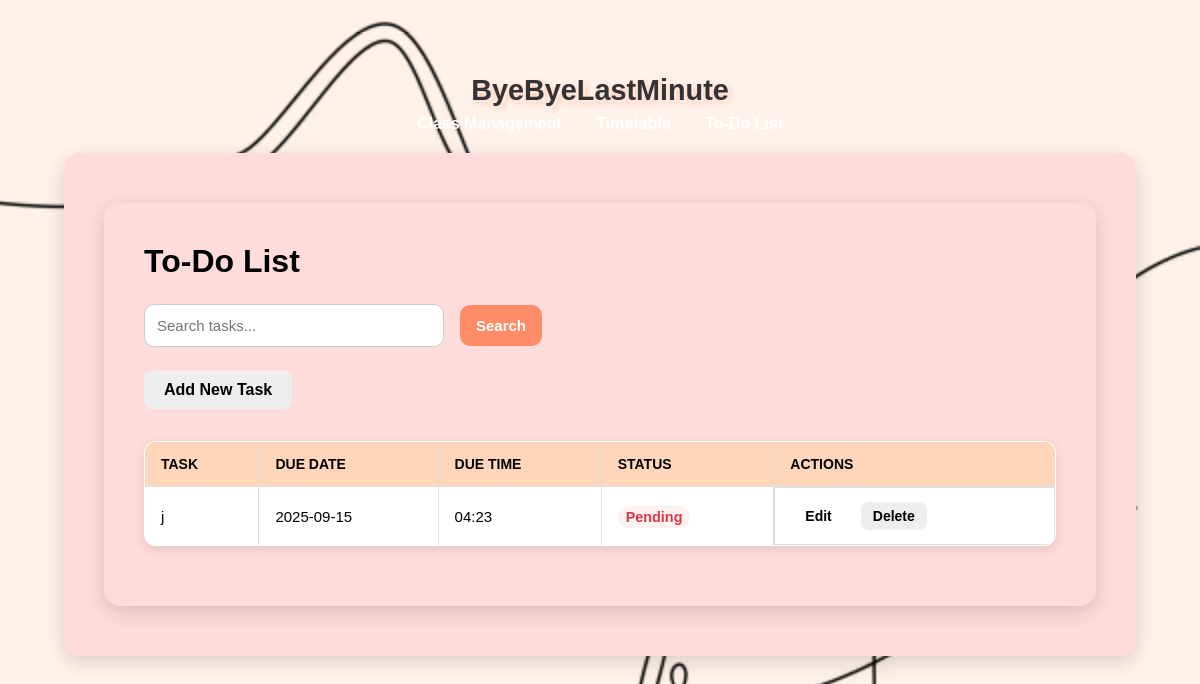
The app's page /todos, older data.
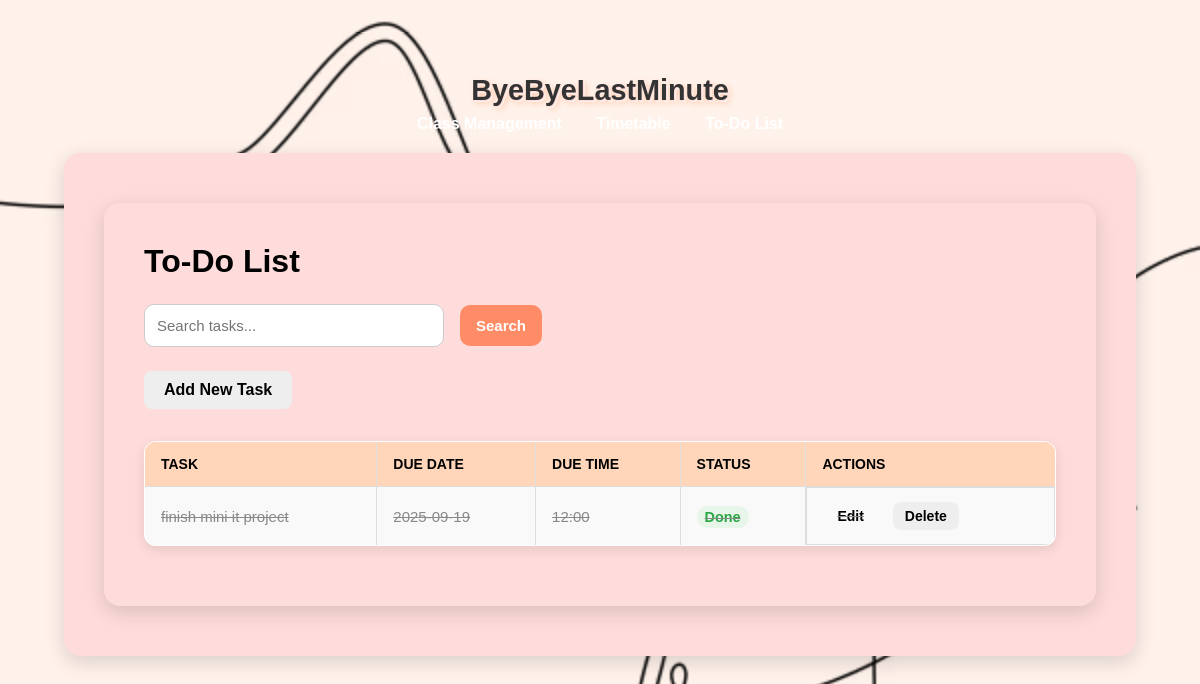
The same page, newer data.
### tables this page shows
CREATE TABLE todos (
                id INTEGER PRIMARY KEY AUTOINCREMENT,
                task TEXT NOT NULL,
                due_date TEXT NOT NULL,
                is_done INTEGER DEFAULT 0
            , due_time TEXT);

### app.py (the view)
@app.route("/todos")
def todos():
    search_query = request.args.get("q", "").strip()
    if search_query:
        with get_db_connection() as conn:
            rows = conn.execute(
                "SELECT * FROM todos WHERE task LIKE ? ORDER BY due_date",
                (f"%{search_query}%",)
            ).fetchall()
            todos_filtered = [Todo(**dict(r)) for r in rows]
        return render_template("todos.html", todos=todos_filtered, search_query=search_query)
    else:
        all_todos = Todo.all()
        return render_template("todos.html", todos=all_todos)

### app.py (called while the page is built)
@app.context_processor
def inject_vapid_key():
    return dict(VAPID_PUBLIC_KEY=VAPID_PUBLIC_KEY)

### models.py (called while the page is built)
def get_db_connection():
    conn = sqlite3.connect(DB_NAME, timeout=10)
    conn.row_factory = sqlite3.Row
    return conn

    @staticmethod
    def all():
        with get_db_connection() as conn:
            rows = conn.execute("SELECT * FROM todos ORDER BY due_date, due_time").fetchall()
            return [Todo(**dict(r)) for r in rows]

### templates/todos.html (shortened to what this page needs)
{% extends "base.html" %}
{% block content %}
<main class="container">
  <h1>To-Do List</h1>
  <form method="GET" class="search-form">
    <input type="text" name="q" placeholder="Search tasks..." class="search-input" value="{{ search_query or '' }}">
    <button type="submit" class="button primary">Search</button>
  </form>
  <div class="actions">
    <a href="{{ url_for('add_todo') }}" class="button secondary">Add New Task</a>
  </div>
  {% if todos %}
  <table class="styled-table">
    <thead>
      <tr>
        <th>Task</th>
        <th>Due Date</th>
        <th>Due Time</th>
        <th>Status</th>
        <th>Actions</th>
      </tr>
    </thead>
    <tbody>
      {% for todo in todos %}
      <tr class="{% if todo.is_done %}done{% endif %}">
        <td>{{ todo.task }}</td>
        <td>{{ todo.due_date }}</td>
        <td>{{ todo.due_time or '—' }}</td>
        <td>
          {% if todo.is_done %}
            <span class="status-done">Done</span>
          {% else %}
            <span class="status-pending">Pending</span>
          {% endif %}
        </td>
        <td class="action-buttons">
          <a href="{{ url_for('edit_todo', todo_id=todo.id) }}" class="button small">Edit</a>
          <form method="POST" action="{{ url_for('delete_todo', todo_id=todo.id) }}"
                onsubmit="return confirm('Are you sure you want to delete this task?');"
                style="display:inline-block; margin-left:5px;">
            <button type="submit" class="button small secondary">Delete</button>
          </form>
        </td>
      </tr>
      {% endfor %}
    </tbody>
  </table>
  {% else %}
  <p class="empty-message">No tasks found. <a href="{{ url_for('add_todo') }}">Add your first task</a>.</p>
  {% endif %}
</main>
{% endblock %}

Row changes from the older to the newer data that the page shows:
removed todos: task "j", due_date "2025-09-15", due_time "04:23", is_done "Pending"
added todos: task "finish mini it project", due_date "2025-09-19", due_time "12:00", is_done "Done"
